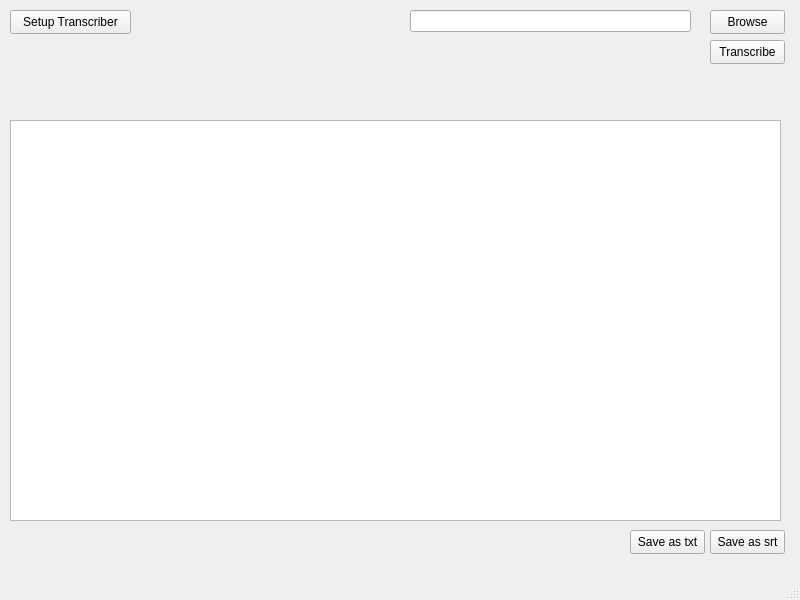
<?xml version="1.0" encoding="UTF-8"?>
<ui version="4.0">
 <class>MainWindow</class>
 <widget class="QMainWindow" name="MainWindow">
  <property name="geometry">
   <rect>
    <x>0</x>
    <y>0</y>
    <width>800</width>
    <height>600</height>
   </rect>
  </property>
  <property name="windowTitle">
   <string>MainWindow</string>
  </property>
  <widget class="QWidget" name="centralwidget">
   <widget class="QLineEdit" name="browseUrl">
    <property name="geometry">
     <rect>
      <x>410</x>
      <y>10</y>
      <width>281</width>
      <height>22</height>
     </rect>
    </property>
    <property name="readOnly">
     <bool>true</bool>
    </property>
   </widget>
   <widget class="QPushButton" name="browseBtn">
    <property name="geometry">
     <rect>
      <x>710</x>
      <y>10</y>
      <width>75</width>
      <height>24</height>
     </rect>
    </property>
    <property name="text">
     <string>Browse</string>
    </property>
   </widget>
   <widget class="QListWidget" name="displayTranscript">
    <property name="geometry">
     <rect>
      <x>10</x>
      <y>120</y>
      <width>771</width>
      <height>401</height>
     </rect>
    </property>
   </widget>
   <widget class="QPushButton" name="transcribeBtn">
    <property name="geometry">
     <rect>
      <x>710</x>
      <y>40</y>
      <width>75</width>
      <height>24</height>
     </rect>
    </property>
    <property name="text">
     <string>Transcribe</string>
    </property>
   </widget>
   <widget class="QPushButton" name="saveSRTBtn">
    <property name="geometry">
     <rect>
      <x>710</x>
      <y>530</y>
      <width>75</width>
      <height>24</height>
     </rect>
    </property>
    <property name="text">
     <string>Save as srt</string>
    </property>
   </widget>
   <widget class="QPushButton" name="saveTXTBtn">
    <property name="geometry">
     <rect>
      <x>630</x>
      <y>530</y>
      <width>75</width>
      <height>24</height>
     </rect>
    </property>
    <property name="text">
     <string>Save as txt</string>
    </property>
   </widget>
   <widget class="QPushButton" name="setupBtn">
    <property name="geometry">
     <rect>
      <x>10</x>
      <y>10</y>
      <width>121</width>
      <height>24</height>
     </rect>
    </property>
    <property name="text">
     <string>Setup Transcriber</string>
    </property>
   </widget>
  </widget>
  <widget class="QMenuBar" name="menubar">
   <property name="geometry">
    <rect>
     <x>0</x>
     <y>0</y>
     <width>800</width>
     <height>22</height>
    </rect>
   </property>
  </widget>
  <widget class="QStatusBar" name="statusbar"/>
 </widget>
 <resources/>
 <connections/>
</ui>
